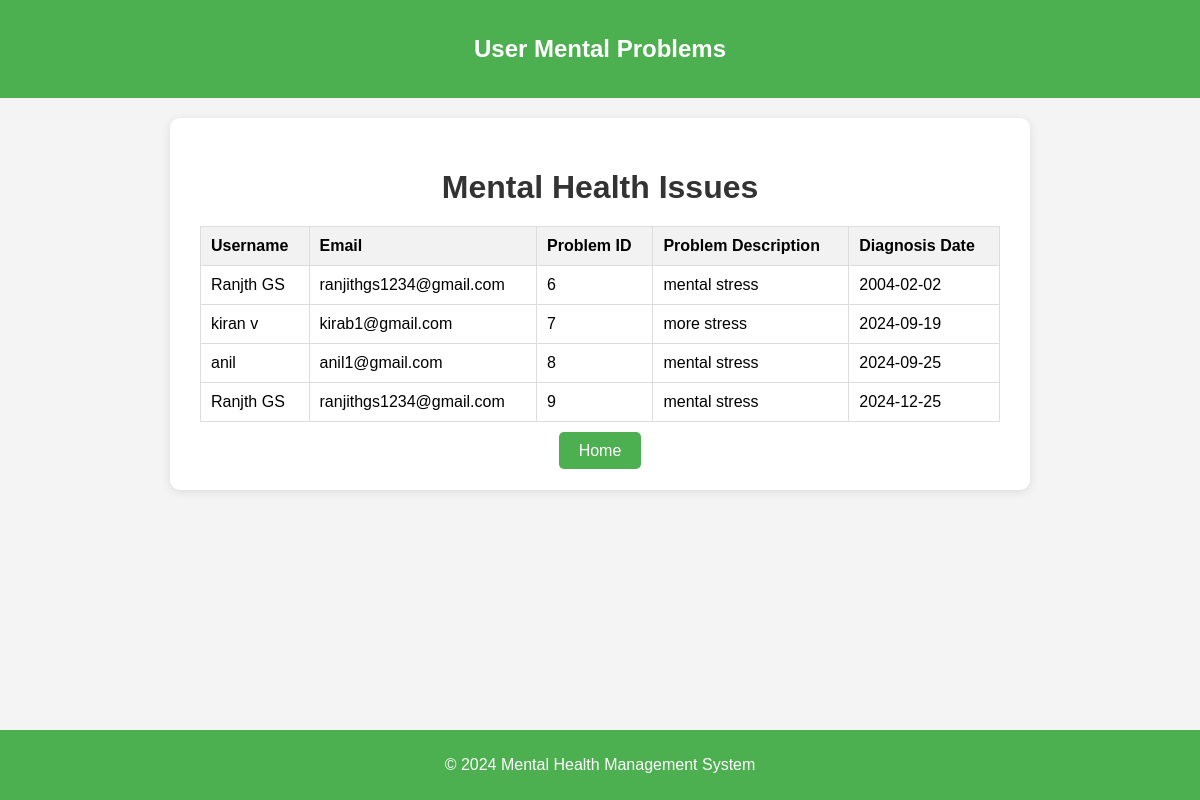
The page /users_mental_data.php (signed in) on the database its author committed.
### tables this page shows
CREATE TABLE `user_mental_problems` (
  `problem_id` int(11) NOT NULL,
  `user_id` int(11) NOT NULL,
  `problem_description` text NOT NULL,
  `diagnosis_date` date NOT NULL
);

CREATE TABLE `users` (
  `user_id` int(11) NOT NULL,
  `username` varchar(50) NOT NULL,
  `email` varchar(100) NOT NULL,
  `password` varchar(255) NOT NULL,
  `date_of_birth` date NOT NULL,
  `gender` enum('Male','Female','Other') NOT NULL,
  `phone_number` varchar(15) NOT NULL,
  `created_at` timestamp NOT NULL DEFAULT current_timestamp()
);

### users_mental_data.php (the view, shortened to what this page needs)
<?php
include 'db.php';
$sql = "SELECT u.username, u.email, mp.problem_id, mp.problem_description, mp.diagnosis_date
        FROM user_mental_problems mp
        JOIN users u ON mp.user_id = u.user_id";
$result = $conn->query($sql);
?>
<!DOCTYPE html>
<html lang="en">
<head>
</head>
<body>
<header>
    <h2>User Mental Problems</h2>
</header>
<div class="container">
    <h1>Mental Health Issues</h1>
    <?php if ($result->num_rows > 0): ?>
        <table>
            <tr>
                <th>Username</th>
                <th>Email</th>
                <th>Problem ID</th>
                <th>Problem Description</th>
                <th>Diagnosis Date</th>
            </tr>
            <?php while($row = $result->fetch_assoc()): ?>
            <tr>
                <td><?php echo htmlspecialchars($row['username']); ?></td>
                <td><?php echo htmlspecialchars($row['email']); ?></td>
                <td><?php echo htmlspecialchars($row['problem_id']); ?></td>
                <td><?php echo htmlspecialchars($row['problem_description']); ?></td>
                <td><?php echo htmlspecialchars($row['diagnosis_date']); ?></td>
            </tr>
            <?php endwhile; ?>
        </table>
    <?php else: ?>
        <p>No mental health issues found.</p>
    <?php endif; ?>
    <a href="employees_menu.php" class="home-button">Home</a>
</div>
<footer>
    <p>&copy; 2024 Mental Health Management System</p>
</footer>
</body>
</html>

### users_mental_data.php (style rules this page uses)
body { font-family: Arial, sans-serif; background-color: #f4f4f4; display: flex; flex-direction: column; min-height: 100vh; margin: 0; }
header { background-color: #4CAF50; color: white; padding: 15px; text-align: center; }
footer { background-color: #4CAF50; color: white; text-align: center; padding: 10px; margin-top: auto; }
.container { background-color: #fff; padding: 30px; border-radius: 10px; box-shadow: 0 2px 10px rgba(0, 0, 0, 0.1); width: 100%; max-width: 800px; margin: 20px auto; text-align: center; }
h1 { color: #333; margin-bottom: 20px; }
table { width: 100%; border-collapse: collapse; margin-bottom: 20px; }
table, th, td { border: 1px solid #ddd; }
th, td { padding: 10px; text-align: left; }
th { background-color: #f2f2f2; }
.home-button { background-color: #4CAF50; color: white; padding: 10px 20px; text-decoration: none; border-radius: 5px; }

### rows shown on the page
user_mental_problems: user.username "Ranjth GS", user.email "ranjithgs1234@gmail.com", problem_id "6", problem_description "mental stress", diagnosis_date "2004-02-02"
user_mental_problems: user.username "kiran v", user.email "kirab1@gmail.com", problem_id "7", problem_description "more stress", diagnosis_date "2024-09-19"
user_mental_problems: user.username "anil", user.email "anil1@gmail.com", problem_id "8", problem_description "mental stress", diagnosis_date "2024-09-25"
user_mental_problems: user.username "Ranjth GS", user.email "ranjithgs1234@gmail.com", problem_id "9", problem_description "mental stress", diagnosis_date "2024-12-25"
